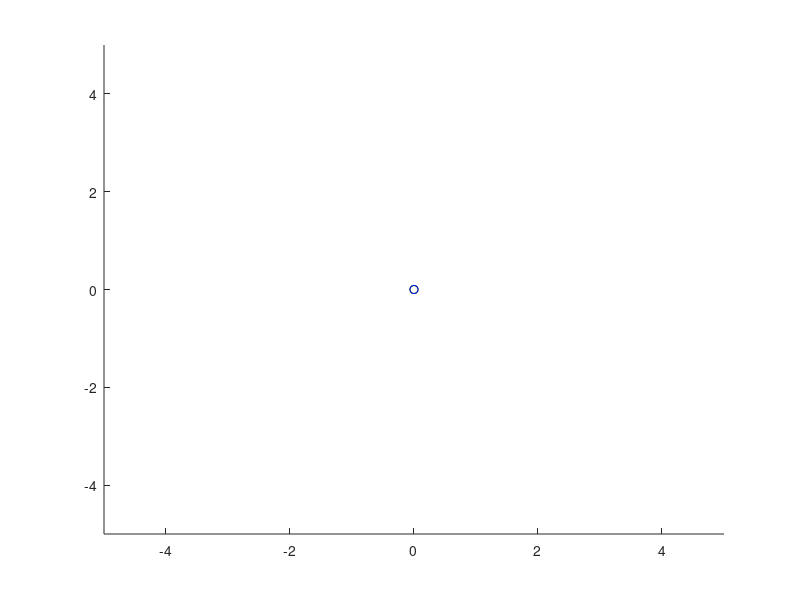

Write MATLAB code to recreate this figure.
function [fig,h] = sw2_draw_prepare(lims)

if nargin == 0
  lims = [-5 5 -5 5];
end

fig = figure; hold on; 
h1 = plot(0,0, 'or'); % center
h2 = plot(0,0, 'og'); % foot 1
h3 = plot(0,0, 'ob'); % foot 2
h4 = plot(0,0, '-k'); % leg 1
h5 = plot(0,0, '-k'); % leg 2
h = {h1,h2,h3,h4,h5};
xlim([lims(1) lims(2)])
ylim([lims(3) lims(4)])